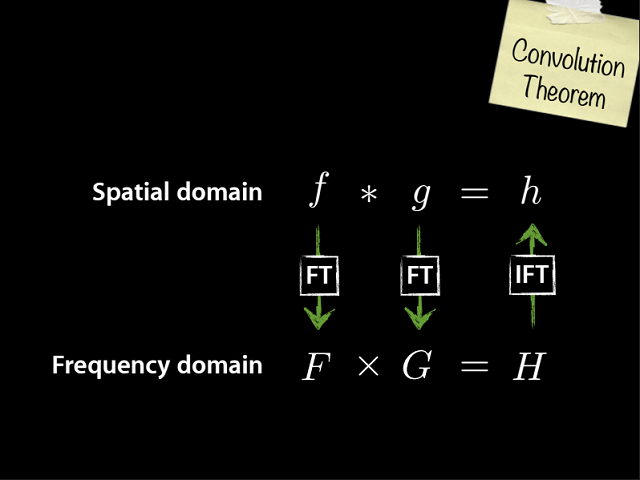
%> input picture A4/a4_spat_freq.png, 640 x 480 px
$ octave q1.m   (GNU Octave 9; MATLAB toolbox functions it lacks are replaced by stand-ins)
%> lines starting %> are read from the running program, lines starting %| are printed output that depends on the picture
im = imread('a4_spat_freq.png');
%> im is the input picture: size 480x640x3 uint8; mean R, G, B 15.8, 15.9, 13.2

im = double(rgb2gray(im))/255;
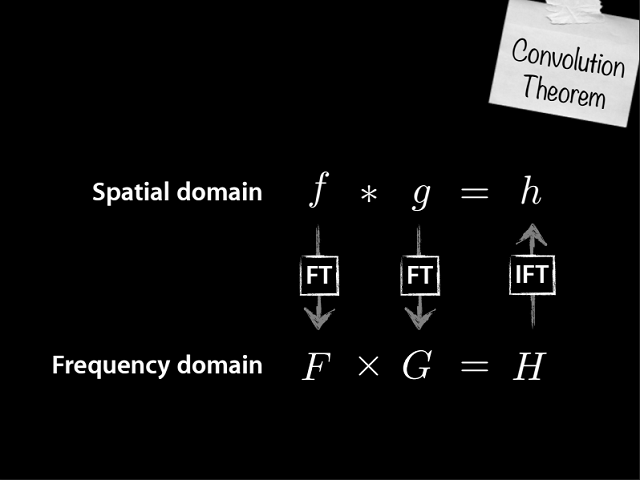
%> im: size 480x640 double; min 0, max 1, mean 0.0609

[imh, imw] = size(im);
%> imh = 480; imw = 640

widths = [3,5,7,13,21,31,41,51,71];
timesSpatial = [];

for i = 1:numel(widths)

	width = widths(i);
	sigma = (width - 1) / 6;
	f = fspecial('gaussian', width, sigma);
	tic;
	convd = conv2(im, f);
	timeTaken = toc;
	timesSpatial = [timesSpatial;timeTaken];
% 	imshow(convd, []);
% 	pause;
end
%> this loop made 9 passes
%> pass 1, `convd = conv2(im, f);`:
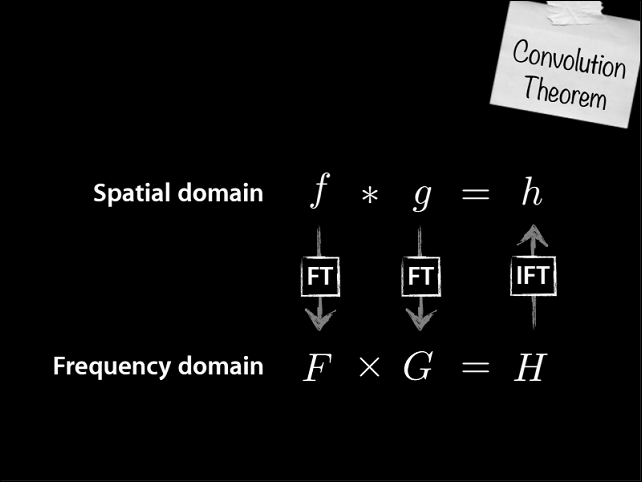
%> convd: size 482x642 double; min 0, max 1, mean 0.0605
%> pass 2, `convd = conv2(im, f);`:
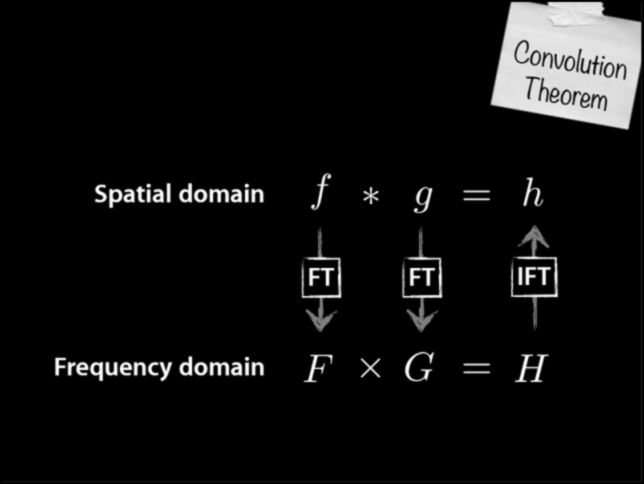
%> convd: size 484x644 double; min 0, max 0.995, mean 0.06
%> pass 3, `convd = conv2(im, f);`:
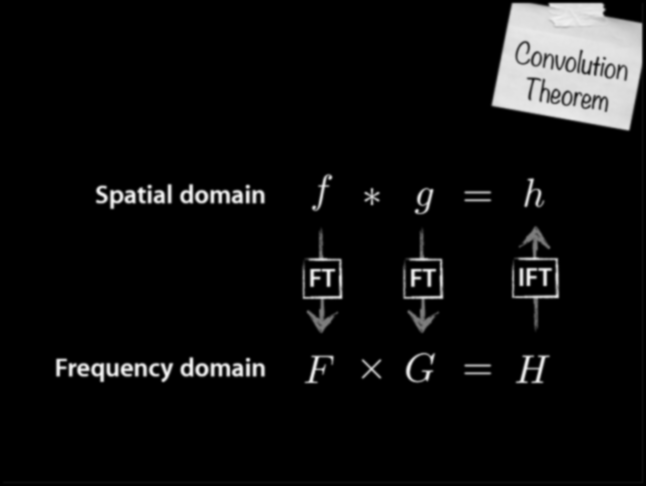
%> convd: size 486x646 double; min 0, max 0.965, mean 0.0596
%> after the loop, timesSpatial = [0.0275; 0.051; 0.0519; 0.0504; 0.0836; 0.171; 0.278; 0.413; 0.918]

timesFreq = [];
for i = 1:numel(widths)
	width = widths(i);
	sigma = (width - 1) / 6;
	f = fspecial('gaussian', width, sigma);
	tic;
	f = padarray(f, [imh imw]-(2*sigma*3+1), 'post');

	f = circshift(f, -3*[sigma sigma]);

	im_dft = fft2(im, size(im,1), size(im,2));

	f_dft = fft2(f, size(im,1), size(im,2));

	im_f_dft = im_dft .* f_dft;

	im_f = ifft2(im_f_dft);
	timeTaken = toc;
	timesFreq = [timesFreq;timeTaken];
% 	imshow(im_f, []);
% 	pause;
end
%> this loop made 9 passes
%> pass 3, `im_f = ifft2(im_f_dft);`:
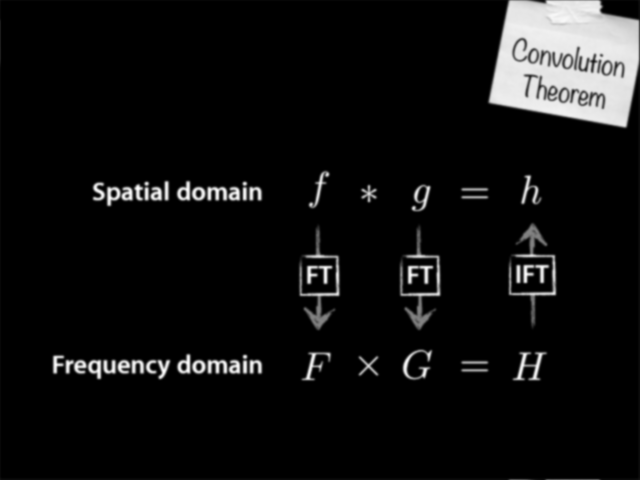
%> im_f: size 480x640 double; min -3.08e-16, max 0.965, mean 0.0609; drawn with min black and max white
%> after the loop, timesFreq = [0.179; 0.131; 0.148; 0.0406; 0.0704; 0.0699; 0.0388; 0.0374; 0.0368]
plot(widths, [timesSpatial, timesFreq] );
title('Benchmark of Filtering Execution Time on Spatial vs Frequency Domain')
legend('conv2', 'DFT');
xlabel('Kernel Width');
ylabel('Time');
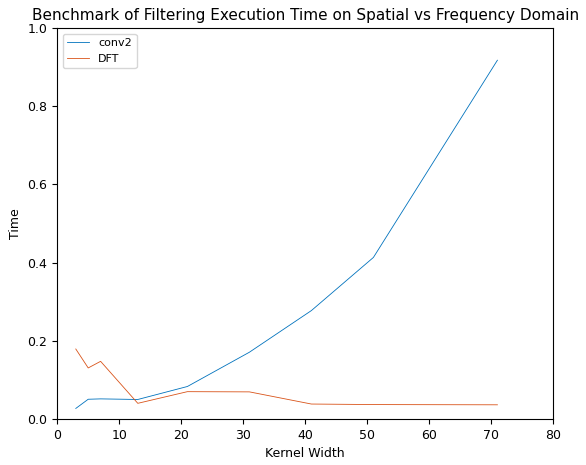
%> figure redrawn from the program's plot data

fprintf('Based on this data, assuming that the growth of the function between kernel size and execution time follows the trend seen, we conclude that the execution time for the conv2 in the spatial domain grows linearly, while the dft frequency domain stays roughly constant. Therefore, for width sizes less than approximately 35, the conv2 is faster, but for any widths greater than 35 it is faster to use the dft.\n');
